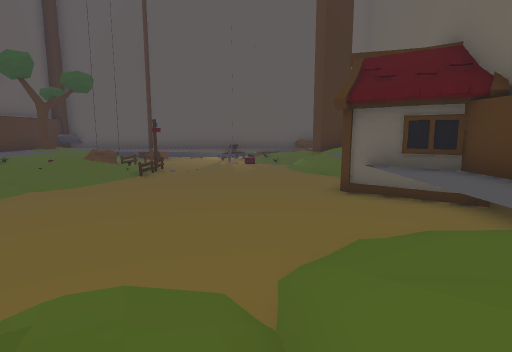
view 1 (above)

12 first-person views from a walk through a 3-D level made in the Unity game engine. The camera is 1.2 m above the floor, tilts 8° down and sees 80° across. The floor is counted in squares, 1 m on a side. Each view is taken from the middle of a square. On the plan, view 1 faces up. The plan holds only what a view shows up to about 13 squares ahead; the rest is blank. The place goes on beyond the plan. Some animated figures are not drawn.

view 2
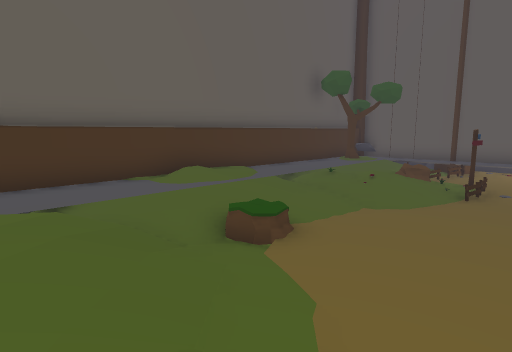

view 3
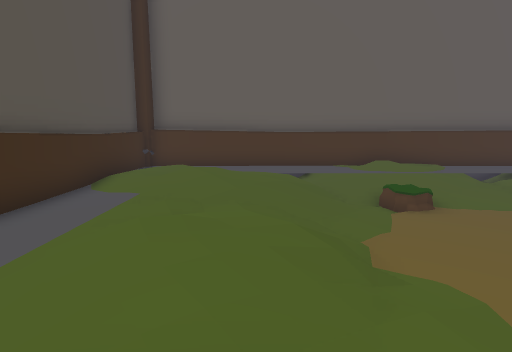

view 4
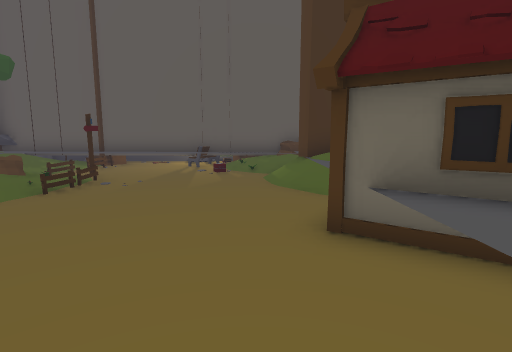

view 5
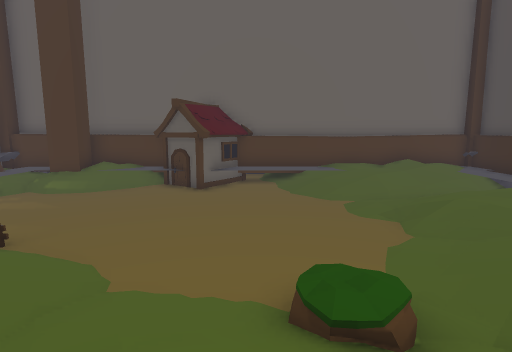

view 6
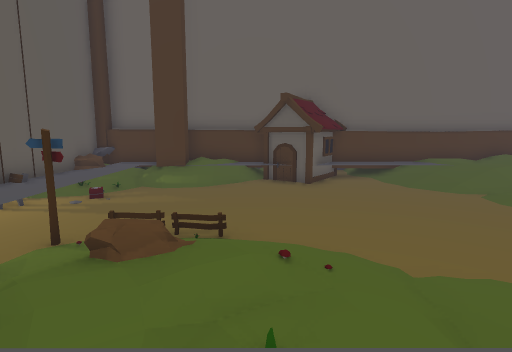

view 7
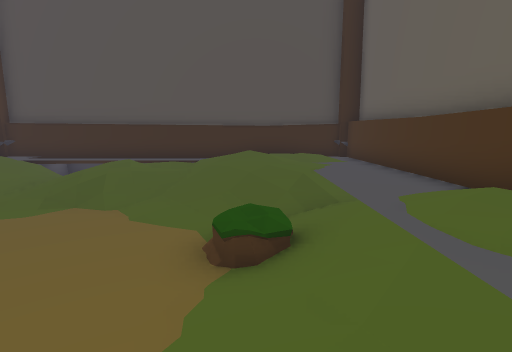

view 8
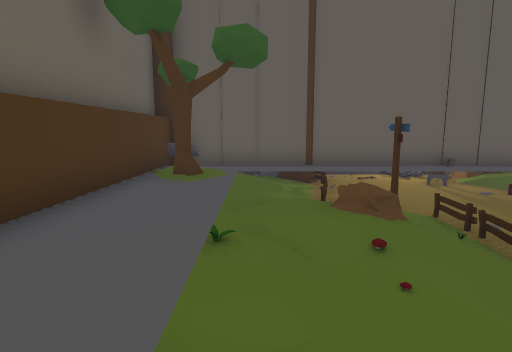

view 9
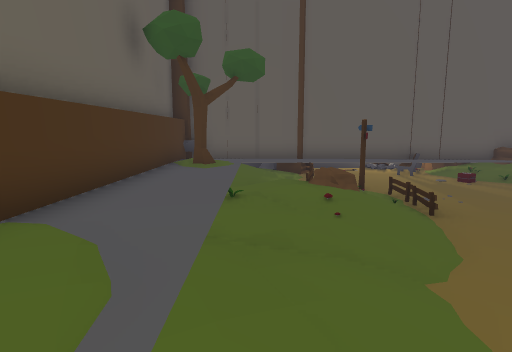

view 10
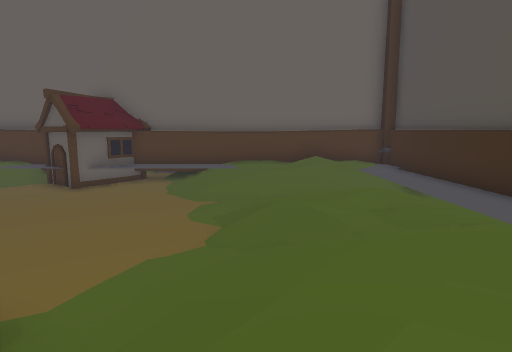

view 11
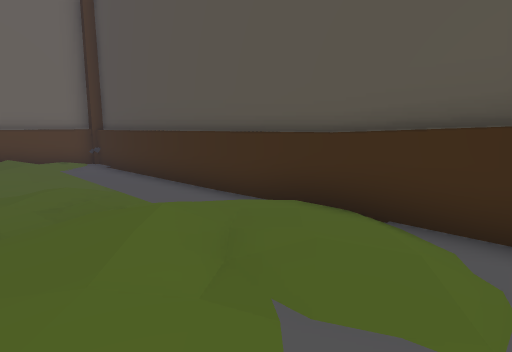

view 12
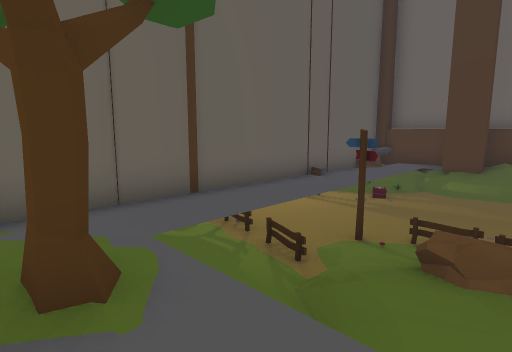

### Floor plan
Key: @ floor where view 1 was taken; # wall or solid block; . main floor; : floor 0.25 m higher than the main floor; + floor 0.5 m higher than the main floor; * floor 0.75 m higher than the main floor; % floor 1 m higher than the main floor; / step, stairs or slope; = window, fence, low wall or low ledge; ^ raised ledge; T tree; P plant; H house; B bench; O other object.
Columns run from 10 left of view 1 to 4 right of it. Each row starts with its distance up from view 1.
 17       ++OO
 16 #########B ####
 15 #=********** =#
 14 #*********OO**#
 13 #TT//......./##
 12 #*T//:....../##
 11 #**//O:...../O#
 10 #**/+/O...../O#
  9 #**PO//......H#
  8 #**///.......H
  7 #**//.......H^
  6 #**//........##
  5 #%///........*#
  4 #///+........*#
  3 #**/.......//*#
  2 #**///:..:.//*#
  1 #**///////:/**#
  0 #**///+/*/@/**#
 -1 #**/%/***////%#
 -2 #*/////*/////%#
 -3 #*/%%********/#
 -4 ###############

Positions as (right, up) in squares from view 1, and headings:
1: (0, 0), facing up
2: (-2, 0), facing up-left
3: (2, 0), facing left
4: (1, 3), facing up
5: (-9, 5), facing right
6: (-9, 9), facing right
7: (-6, 8), facing down
8: (-7, 6), facing up
9: (-7, 4), facing up
10: (-8, 1), facing right
11: (-9, 0), facing down-right
12: (-9, 10), facing up-right
